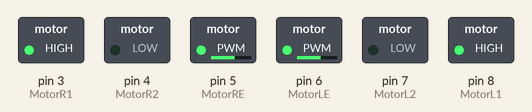
A sketch run on a simulated Arduino Uno, built with avr-gcc and run on an emulated ATmega328P. Shown: switched loads named in the sketch (green lamp = pin HIGH).

Above: at 0.1 s.
Timing chart, 0 to 1.6 s (numbered marks = the images above):
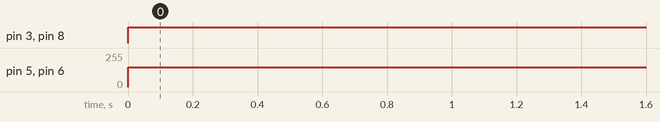

Measured:
- by itself, pin 3 (MotorR1), pin 8 (MotorL1): LOW → HIGH at 0.00 s
- by itself, pin 5 (MotorRE), pin 6 (MotorLE): 0/255 → 150/255 at 0.00 s

The sketch:

square.ino
```cpp
#define MotorR1 3
#define MotorR2 4
#define MotorRE 5
#define MotorL1 8
#define MotorL2 7
#define MotorLE 6
int hiz=150;

void setup() {
  // put your setup code here, to run once:
  pinMode(MotorR1,OUTPUT);
  pinMode(MotorR2,OUTPUT);
  pinMode(MotorL1,OUTPUT);
  pinMode(MotorL2,OUTPUT);

}

void loop() {
  // put your main code here, to run repeatedly:
  for(int i=0; i<4; i++){
    ileri();
    delay(1500);
    dur();
    delay(1500);
    sag();
    delay(1000);
    dur();
    delay(1500);
  }
}
void ileri(){
  digitalWrite(MotorR1,HIGH);
  digitalWrite(MotorR2,LOW);
  analogWrite(MotorRE,hiz);
  digitalWrite(MotorL1,HIGH);
  digitalWrite(MotorL2,LOW);
  analogWrite(MotorLE,hiz);

}
void sag(){
  digitalWrite(MotorR1,HIGH);
  digitalWrite(MotorR2,LOW);
  analogWrite(MotorRE,hiz);
  digitalWrite(MotorL1,HIGH);
  digitalWrite(MotorL2,LOW);
  analogWrite(MotorLE,hiz);

}
void sol(){
  digitalWrite(MotorR1,HIGH);
  digitalWrite(MotorR2,LOW);
  analogWrite(MotorRE,hiz);
  digitalWrite(MotorL1,HIGH);
  digitalWrite(MotorL2,LOW);
  analogWrite(MotorLE,hiz);

}
void geri(){
  digitalWrite(MotorR1,LOW);
  digitalWrite(MotorR2,HIGH);
  analogWrite(MotorRE,hiz);
  digitalWrite(MotorL1,LOW);
  digitalWrite(MotorL2,HIGH);
  analogWrite(MotorLE,hiz);

}
void dur(){
  digitalWrite(MotorR1,HIGH);
  digitalWrite(MotorR2,LOW);
  analogWrite(MotorRE,hiz);
  digitalWrite(MotorL1,HIGH);
  digitalWrite(MotorL2,LOW);
  analogWrite(MotorLE,hiz);

}
```
